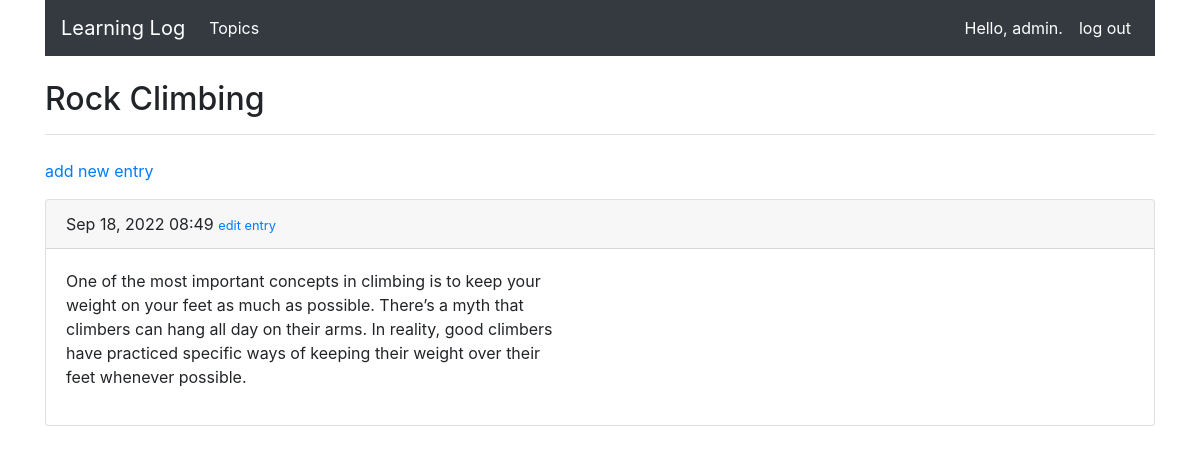
Screenshot of /topic/2/ (signed in) with the database file from the repository.
### learning_logs/models.py (models this page shows, shortened)
class Topic(models.Model):
    text        = models.CharField(max_length=200)
    date_added  = models.DateTimeField(auto_now_add=True)
    owner = models.ForeignKey(User, on_delete=models.CASCADE)
    def __str__(self):
        return self.text

class Entry(models.Model):
    topic = models.ForeignKey(Topic, on_delete=models.CASCADE)
    text = models.TextField()
    date_added = models.DateTimeField(auto_now_add=True)
    class Meta:
        verbose_name_plural = 'entries'

### learning_logs/views.py (the view)
# urls.py: path('topic/<int:topic_id>/', views.topic, name='topic'),
@login_required
def topic(request, topic_id):
    topic = Topic.objects.get(id=topic_id)
    if topic.owner != request.user:
       raise Http404
    entries = topic.entry_set.order_by('-date_added')
    context = {'topic': topic, 'entries': entries}
    return render(request, 'learning_logs/topic.html', context)

### learning_logs/templates/learning_logs/topic.html
{% extends "learning_logs/base.html" %}
{% block header %}
  <h2>{{ topic }}</h2>
{% endblock header %}
{% block content %}
  <p>
    <a href="{% url 'learning_logs:new_entry' topic.id %}">add new entry</a>
  </p>
    {% for entry in entries %}
      <div class="card mb-3">
        <div class="card-header">
            {{ entry.date_added|date:'M d, Y H:i' }}
            <small>
              <a href="{% url 'learning_logs:edit_entry' entry.id %}">
                edit entry
              </a>
            </small>
        </div>
        <div class="card-body">
          {{ entry.text|linebreaks|truncatewords:50 }}
        </div>
      </div>
    {% empty %}
      There are no entries for this topic yet.
    {% endfor %}
{% endblock content %}

### learning_logs/templates/learning_logs/base.html (shortened to what this page needs)
<!DOCTYPE html>
<html lang="en">
  <head>
    <link rel="stylesheet" href="https://maxcdn.bootstrapcdn.com/bootstrap/4.0.0/css/bootstrap.min.css">
  </head>
  <body>
    <div class="container">
      <nav class="navbar navbar-expand-md navbar-dark bg-dark">
        <a class="navbar-brand" href="{% url 'learning_logs:index' %}">Learning Log</a>
        <div class="collapse navbar-collapse" id="collapsibleNavbar">
          <ul class="navbar-nav mr-auto">
            <li class="nav-item active">
              <a class="nav-link" href="{% url 'learning_logs:topics' %}">Topics</a>
            </li>
          </ul>
          <ul class="navbar-nav ml-auto">
            {% if user.is_authenticated %}
              <li class="nav-item active">
                <a class="nav-link">Hello, {{ user.username }}.</a>
              </li>
              <li class="nav-item active">
                <a class="nav-link" href="{% url 'users:logout' %}">log out</a>
              </li>
            {% endif %}
          </ul>
        </div>
      </nav>
    </div>
    <div class="container">
      <div class="pb-2 mt-4 mb-2 border-bottom">
        {% block header %}{% endblock header %}
      </div>
      <div class="pb-3 mt-4 mb-2">
        {% block content %}{% endblock content %}
      </div>
    </div>
  </body>
</html>

### rows the page displays
Topic: text "Rock Climbing"
Entry: date_added "Sep 18, 2022 08:49", text "One of the most important concepts in climbing is to keep your weight on your feet as much as possible. There’s a myth that climbers can hang all day on their arms. In reality, good climbers have practiced specific ways of keeping their weight over their feet whenever possible."

### other values shown
{{ user.username }} "admin"
